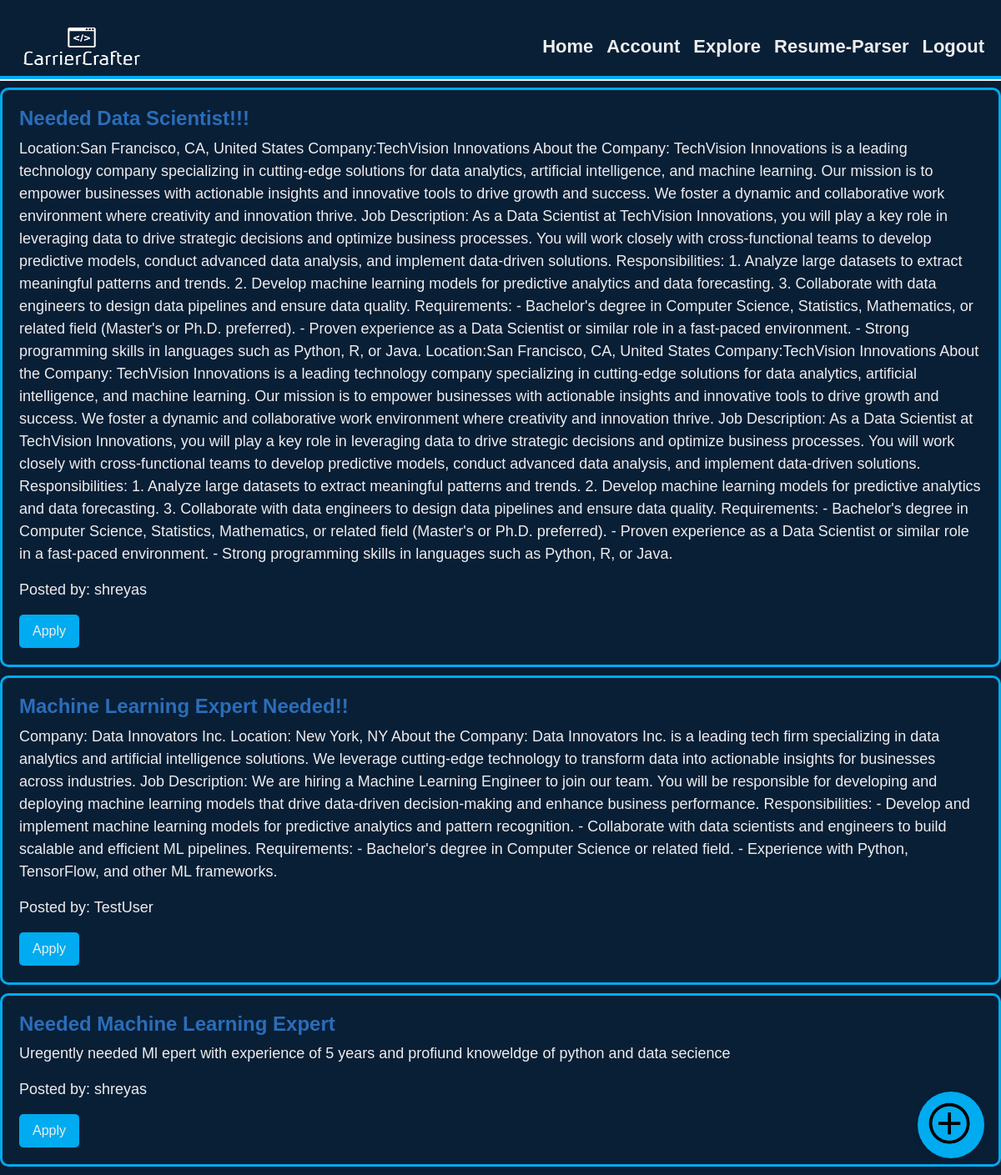
Before: /all_jobs with the older database file.
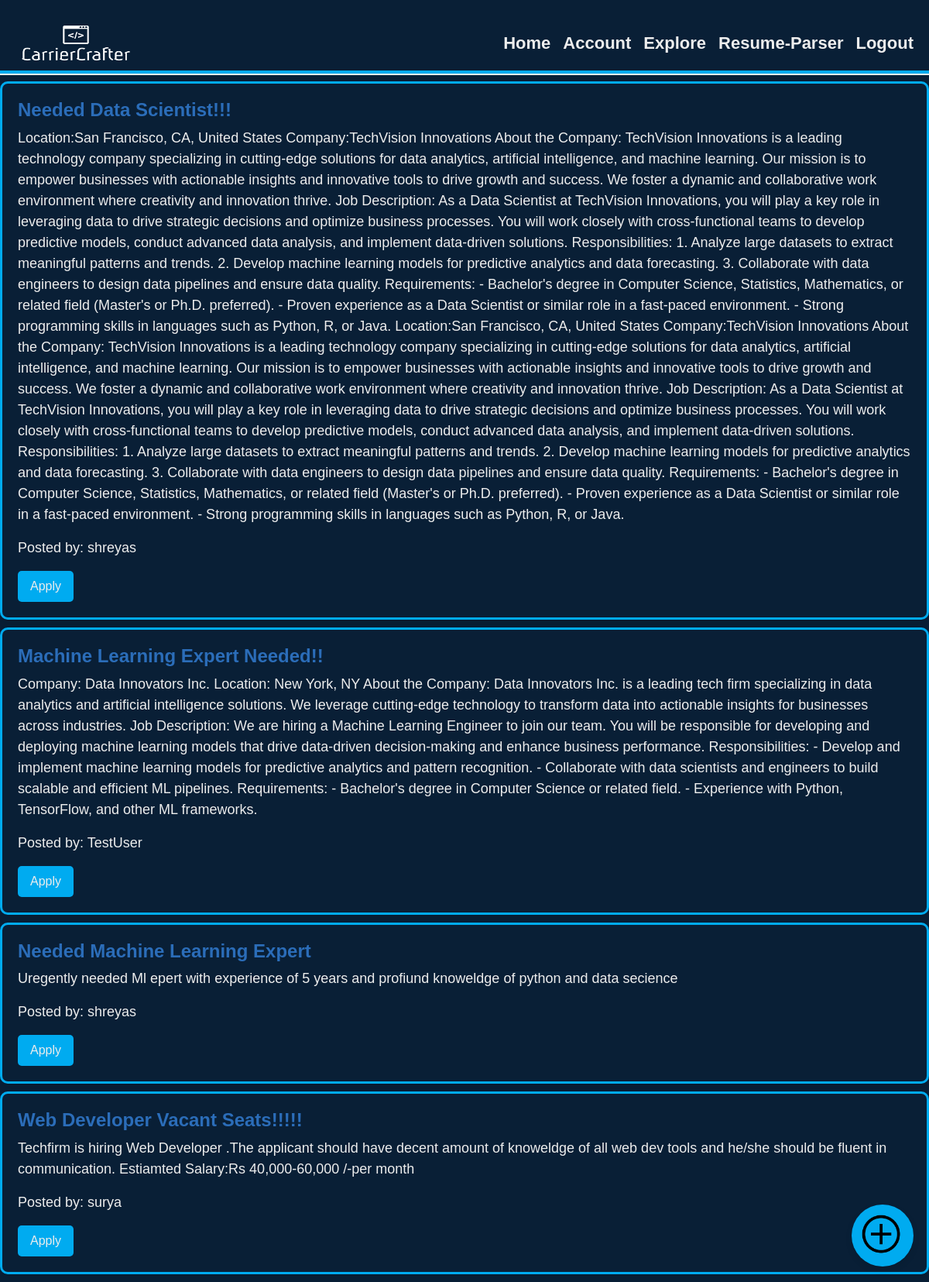
After: the same page with the newer database file.
### models.py (models this page shows, shortened)
class JobPost(db.Model):
    id = db.Column(db.Integer, primary_key=True)
    title = db.Column(db.String(100), nullable=False)
    description = db.Column(db.Text, nullable=False)
    date_posted = db.Column(db.DateTime, nullable=False, default=datetime.utcnow)
    author_id = db.Column(db.Integer, db.ForeignKey('user.id'), nullable=False)

class User(db.Model,UserMixin):
    id=db.Column(db.Integer,primary_key=True)
    username=db.Column(db.String(20),unique=True,nullable=False)
    email=db.Column(db.String(120),unique=True,nullable=False)
    image_file=db.Column(db.String(20),nullable=False,default='default.png')
    password=db.Column(db.String(60),nullable=False)
    job_posts = db.relationship('JobPost', backref='author', lazy=True)

### routes.py (the view)
@app.route('/all_jobs')
def all_jobs():
    job_posts = JobPost.query.all()
    return render_template('all_jobs.html', job_posts=job_posts)

### templates/all_jobs.html (shortened to what this page needs)
<!DOCTYPE html>
<html lang="en">
  <head>
    <link
      rel="stylesheet"
      href="https://cdnjs.cloudflare.com/ajax/libs/font-awesome/5.15.3/css/all.min.css"
    />
    <link
      rel="stylesheet"
      href="https://cdn.jsdelivr.net/npm/bootstrap@5.2.3/dist/css/bootstrap.min.css"
    />
    <link
      rel="stylesheet"
      href="https://cdn.jsdelivr.net/npm/bootstrap@5.2.3/dist/css/bootstrap.rtl.min.css"
    />
    <link rel="stylesheet" href="{{url_for('static',filename='style4.css')}}" />
  </head>
  <body>
    <nav class="navbar navbar-expand-lg navbar-light">
      <div class="container-fluid">
        <a class="navbar-brand" href="#"
          ><img src="/static/logo.png" alt="Logo" height="45" width="140"
        /></a>
        <div
          class="collapse navbar-collapse justify-content-end"
          id="navbarNav"
        >
          <ul class="navbar-nav">
            <li class="nav-item">
              <b
                ><a class="nav-link links" href="{{url_for('home')}}"
                  >Home</a
                ></b
              >
            </li>
            <li class="nav-item">
              <b
                ><a class="nav-link links" href="{{url_for('account')}}"
                  >Account</a
                ></b
              >
            </li>
            <li class="nav-item">
              <b
                ><a class="nav-link links" href="{{url_for('all_jobs')}}"
                  >Explore</a
                ></b
              >
            </li>
            <li class="nav-item">
              <b
                ><a
                  class="nav-link links"
                  href="https://dummyrpbycc.streamlit.app/"
                  >Resume-Parser</a
                ></b
              >
            </li>
            <li class="nav-item">
              <b
                ><a class="nav-link links" href="{{url_for('login')}}"
                  >Logout</a
                ></b
              >
            </li>
          </ul>
        </div>
      </div>
    </nav>
    {% for job_post in job_posts %}
    <div class="job-post">
      <h3>{{ job_post.title }}</h3>
      <p>{{ job_post.description }}</p>
      <p>Posted by: {{ job_post.author.username }}</p>
      <form
        action="{{ url_for('apply_job', job_id=job_post.id) }}"
        method="POST"
      >
        <button type="submit">Apply</button>
      </form>
    </div>
    {% endfor %}
    <div class="fixed-button" id="post-job-btn">
        <img src="{{url_for('static', filename='plus1.png')}}" alt="Plus Icon" class="plus-icon">
    </div>
</body>
</html>

### static/style4.css (style rules this page uses)
:root { --bg-color:#0f2862; --backup-color:#091f36; --text-color:#ededed; --main1-color:#00abf0; --main2-color:#2b6db9; }
body { background-color: var(--backup-color); color:var(--text-color); margin:0; font-family:Kreon,Arial; padding-top:20px; }
ul li { font-size:22px; }
nav { border-bottom: 4px solid var(--main1-color); box-shadow:0 2px 0px var(--text-color) ; }
ul li a { cursor: pointer; color:var(--text-color); }
.links { color: #ededed; }
.job-post { background-color: var(--backup-color); color: var(--text-color); padding: 20px; margin: 10px 0; border-radius: 10px; box-shadow: 0 4px 8px rgba(0, 0, 0, 0.1); border: 3px solid var(--main1-color); }
.job-post h3 { font-weight: bold; color:var(--main2-color); }
.job-post h3 { font-size: 24px; font-weight: bold; }
.job-post p { font-size: 18px; }
.job-post button { background-color: var(--main1-color); color: var(--text-color); border: none; padding: 8px 16px; border-radius: 5px; cursor: pointer; }
.fixed-button { position: fixed; bottom: 20px; right: 20px; background-color: var(--main1-color); border-radius: 50%; width: 80px; height: 80px; display: flex; justify-content: center; align-items: center; box-shadow: 0 4px 8px rgba(0, 0, 0, 0.1); cursor: pointer; z-index: 1000; }
.plus-icon { width: 60px; height: 60px; color: var(--text-color); }

Changed rows visible on the page:
added JobPost: title "Web Developer Vacant Seats!!!!!", description "Techfirm is hiring Web Developer .The applicant should have decent amount of knoweldge of all web dev tools and he/she should be fluent in communication. Estiamted Salary:Rs 40,000-60,000 /-per month", author.username "surya"
